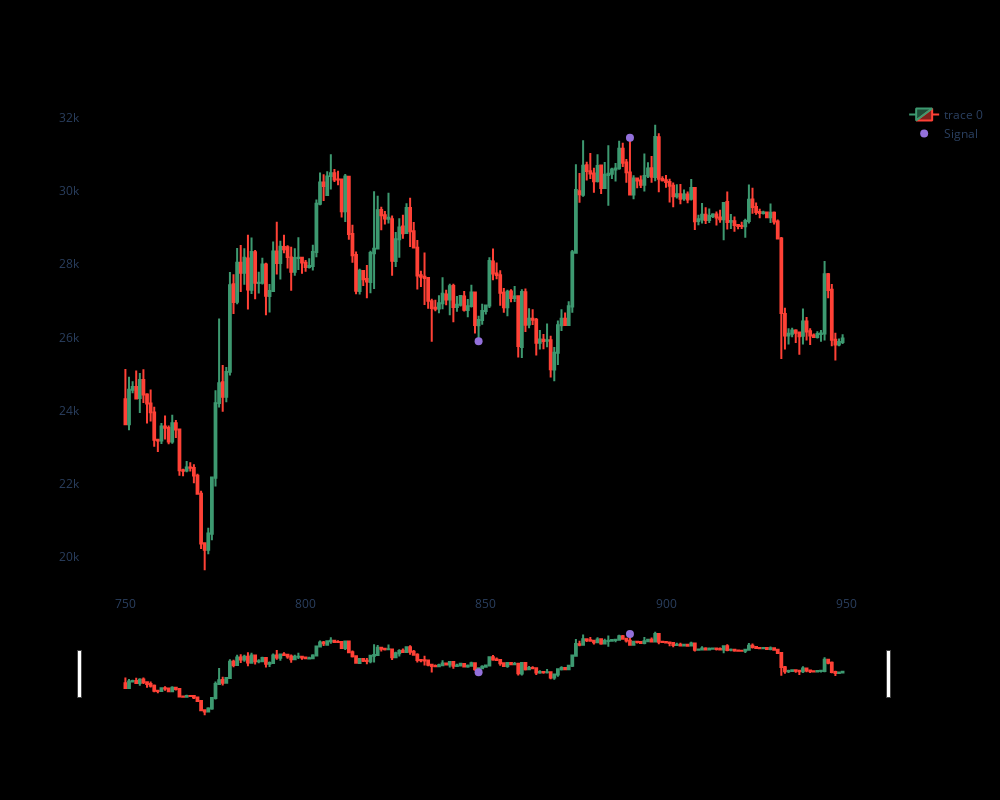

Notebook code cell kept with this figure:
### Code cell
data['pointpos'] = data.apply(lambda row: pointpos(row,"signal"), axis=1)
plot_with_signal(data[750:950])

### Figure 1 — Plotly figure (JSON) as saved in the notebook; plotly's stock layout.template omitted (floating-point values rounded to 4 significant figures; data arrays with more than 128 entries replaced by an {"elided": "..."} marker saying what was removed)
{"data": [{"close": {"elided": "200 float values"}, "high": {"elided": "200 float values"}, "low": {"elided": "200 float values"}, "open": {"elided": "200 float values"}, "type": "candlestick", "x": {"elided": "200 int values"}}, {"marker": {"color": "MediumPurple", "size": 8}, "mode": "markers", "name": "Signal", "type": "scatter", "x": {"elided": "200 int values"}, "y": {"elided": "200 float values"}}], "layout": {"autosize": false, "height": 800, "paper_bgcolor": "black", "plot_bgcolor": "black", "width": 1000, "xaxis": {"gridcolor": "black"}, "yaxis": {"gridcolor": "black"}}}
